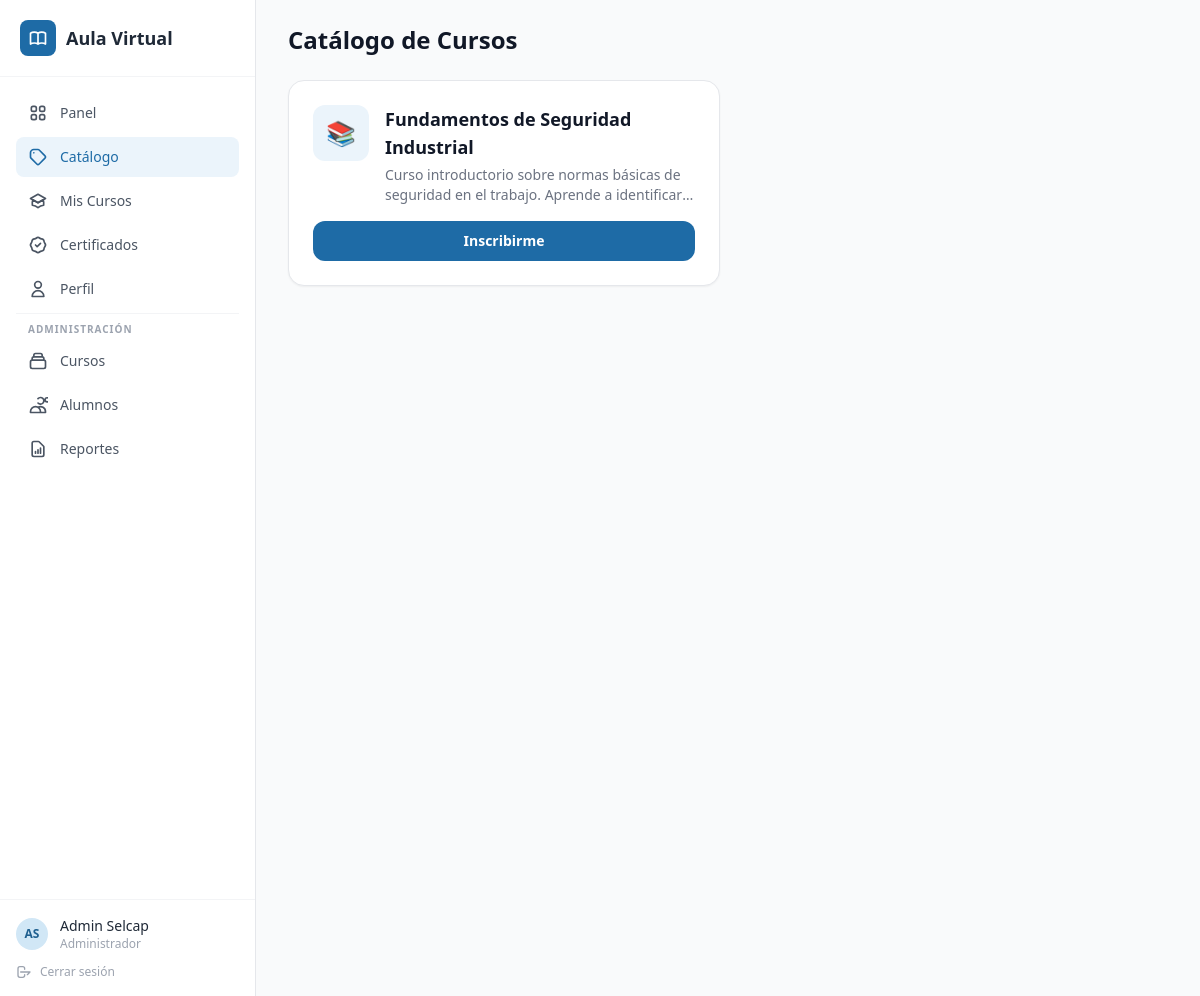
The app's page /catalogo.php (signed in) with its own data.
### tables this page shows
CREATE TABLE users (
    id INT AUTO_INCREMENT PRIMARY KEY,
    email VARCHAR(255) NOT NULL UNIQUE,
    password_hash VARCHAR(255) NOT NULL,
    first_name VARCHAR(100) NOT NULL,
    last_name VARCHAR(100) NOT NULL,
    role ENUM('admin','student') DEFAULT 'student',
    is_active TINYINT(1) DEFAULT 1,
    created_at TIMESTAMP DEFAULT CURRENT_TIMESTAMP
);

CREATE TABLE courses (
    id INT AUTO_INCREMENT PRIMARY KEY,
    title VARCHAR(255) NOT NULL,
    description TEXT,
    thumbnail_url VARCHAR(500),
    sku VARCHAR(100) UNIQUE,
    is_sequential TINYINT(1) DEFAULT 0,
    passing_grade INT DEFAULT 70,
    status ENUM('draft','published','archived') DEFAULT 'published',
    created_at TIMESTAMP DEFAULT CURRENT_TIMESTAMP
);

### includes/auth.php (called while the page is built, shortened)
<?php
require_once __DIR__ . '/config.php';
function isLoggedIn(): bool {
    return isset($_SESSION['user_id']);
}
function currentUser(): ?array {
    try {
        $stmt = db()->prepare('SELECT id, email, first_name, last_name, role FROM users WHERE id = ? AND is_active = 1');
        $stmt->execute([$_SESSION['user_id']]);
        return $stmt->fetch() ?: null;
    } catch (PDOException $e) {
        return null;
    }
}

### includes/config.php (called while the page is built, shortened)
<?php
function db(): PDO {
    static $pdo = null;
    if ($pdo === null) {
        $dsn = sprintf('mysql:host=%s;dbname=%s;charset=%s', DB_HOST, DB_NAME, DB_CHARSET);
        $pdo = new PDO($dsn, DB_USER, DB_PASS, [
            PDO::ATTR_ERRMODE => PDO::ERRMODE_EXCEPTION,
            PDO::ATTR_DEFAULT_FETCH_MODE => PDO::FETCH_ASSOC,
            PDO::ATTR_EMULATE_PREPARES => false,
        ]);
    }
    return $pdo;
}

### catalogo.php (the view, shortened to what this page needs)
<?php
require_once __DIR__ . '/includes/auth.php';
$pdo = db();
$enrolledIds = [];
$coursesStmt = $pdo->prepare('SELECT * FROM courses WHERE status = "published" ORDER BY created_at DESC');
$coursesStmt->execute();
$courses = $coursesStmt->fetchAll();
$currentPage = 'catalogo';
require __DIR__ . '/includes/header.php';
?>
<h1 class="text-2xl font-extrabold text-gray-900 mb-6">Catálogo de Cursos</h1>
<?php if (empty($courses)): ?>
  <div class="bg-white rounded-2xl border-2 border-dashed border-gray-200 p-12 text-center text-gray-400">
    No hay cursos disponibles aún.
  </div>
<?php else: ?>
  <div class="grid grid-cols-1 md:grid-cols-2 gap-4">
    <?php foreach ($courses as $c): $enrolled = in_array($c['id'], $enrolledIds); ?>
      <div class="bg-white rounded-2xl shadow-sm border border-gray-200 p-6">
        <div class="flex items-start gap-4 mb-4">
          <div class="w-14 h-14 bg-selcap-50 rounded-xl flex items-center justify-center text-2xl shrink-0">📚</div>
          <div>
            <h2 class="font-bold text-gray-900 text-lg"><?= htmlspecialchars($c['title']) ?></h2>
            <p class="text-sm text-gray-500 mt-1 line-clamp-2"><?= strip_tags($c['description'] ?? '') ?></p>
          </div>
        </div>
        <?php if ($enrolled): ?>
          <a href="<?= BASE_URL ?>/curso.php?id=<?= $c['id'] ?>" class="block w-full text-center bg-selcap-600 hover:bg-selcap-700 text-white font-semibold py-2.5 rounded-xl transition-colors text-sm">
            Continuar curso →
          </a>
        <?php else: ?>
          <form method="POST" action="<?= BASE_URL ?>/enroll.php">
            <button type="submit" class="w-full bg-selcap-600 hover:bg-selcap-700 text-white font-semibold py-2.5 rounded-xl transition-colors text-sm">
              Inscribirme
            </button>
          </form>
        <?php endif; ?>
      </div>
    <?php endforeach; ?>
  </div>
<?php endif; ?>
<?php require __DIR__ . '/includes/footer.php'; ?>

### includes/header.php (shortened to what this page needs)
<?php
require_once __DIR__ . '/auth.php';
$user = currentUser();
$isAdmin = $user && $user['role'] === 'admin';
$currentPage = $currentPage ?? '';
?>
<!DOCTYPE html>
<html lang="es">
<head>
  <script src="https://cdn.tailwindcss.com"></script>
</head>
<body class="bg-neutral-50 min-h-screen">
<div class="flex min-h-screen">
  <aside class="w-64 bg-white border-r border-neutral-200 hidden lg:flex flex-col shrink-0">
    <div class="p-5 border-b border-neutral-100">
      <a href="<?= BASE_URL ?>/dashboard.php" class="flex items-center gap-2.5 no-underline">
        <div class="w-9 h-9 bg-primary-600 rounded-lg flex items-center justify-center">
        </div>
        <span class="font-bold text-neutral-800 text-lg">Aula Virtual</span>
      </a>
    </div>
    <nav class="flex-1 p-4 space-y-1">
      <a href="<?= BASE_URL ?>/dashboard.php" class="flex items-center gap-3 px-3 py-2.5 rounded-lg text-sm font-medium transition-colors
        <?= $currentPage === 'dashboard' ? 'bg-primary-50 text-primary-600' : 'text-neutral-600 hover:bg-neutral-100' ?>">
        Panel
      </a>
      <a href="<?= BASE_URL ?>/catalogo.php" class="flex items-center gap-3 px-3 py-2.5 rounded-lg text-sm font-medium transition-colors
        <?= $currentPage === 'catalogo' ? 'bg-primary-50 text-primary-600' : 'text-neutral-600 hover:bg-neutral-100' ?>">
        <svg class="w-5 h-5" fill="none" viewBox="0 0 24 24" stroke="currentColor"><path stroke-linecap="round" stroke-linejoin="round" stroke-width="2" d="M7 7h.01M7 3h5c.512 0 1.024.195 1.414.586l7 7a2 2 0 010 2.828l-7 7a2 2 0 01-2.828 0l-7-7A1.994 1.994 0 013 12V7a4 4 0 014-4z"/></svg>
        Catálogo
      </a>
      <a href="<?= BASE_URL ?>/mis-cursos.php" class="flex items-center gap-3 px-3 py-2.5 rounded-lg text-sm font-medium transition-colors
        <?= $currentPage === 'mis-cursos' ? 'bg-primary-50 text-primary-600' : 'text-neutral-600 hover:bg-neutral-100' ?>">
        Mis Cursos
      </a>
      <a href="<?= BASE_URL ?>/certificados.php" class="flex items-center gap-3 px-3 py-2.5 rounded-lg text-sm font-medium transition-colors
        <?= $currentPage === 'certificados' ? 'bg-primary-50 text-primary-600' : 'text-neutral-600 hover:bg-neutral-100' ?>">
        Certificados
      </a>
      <a href="<?= BASE_URL ?>/perfil.php" class="flex items-center gap-3 px-3 py-2.5 rounded-lg text-sm font-medium transition-colors
        <?= $currentPage === 'perfil' ? 'bg-primary-50 text-primary-600' : 'text-neutral-600 hover:bg-neutral-100' ?>">
        <svg class="w-5 h-5" fill="none" viewBox="0 0 24 24" stroke="currentColor"><path stroke-linecap="round" stroke-linejoin="round" stroke-width="2" d="M16 7a4 4 0 11-8 0 4 4 0 018 0zM12 14a7 7 0 00-7 7h14a7 7 0 00-7-7z"/></svg>
        Perfil
      </a>
      <?php if ($isAdmin): ?>
      <div class="border-t border-neutral-100 my-2 pt-2">
        <p class="px-3 text-[10px] text-neutral-400 mb-1 uppercase tracking-widest font-semibold">Administración</p>
      </div>
      <a href="<?= BASE_URL ?>/admin/courses.php" class="flex items-center gap-3 px-3 py-2.5 rounded-lg text-sm font-medium transition-colors
        <?= $currentPage === 'cursos' ? 'bg-primary-50 text-primary-600' : 'text-neutral-600 hover:bg-neutral-100' ?>">
        <svg class="w-5 h-5" fill="none" viewBox="0 0 24 24" stroke="currentColor"><path stroke-linecap="round" stroke-linejoin="round" stroke-width="2" d="M19 11H5m14 0a2 2 0 012 2v6a2 2 0 01-2 2H5a2 2 0 01-2-2v-6a2 2 0 012-2m14 0V9a2 2 0 00-2-2M5 11V9a2 2 0 012-2m0 0V5a2 2 0 012-2h6a2 2 0 012 2v2M7 7h10"/></svg>
        Cursos
      </a>
      <a href="<?= BASE_URL ?>/admin/alumnos.php" class="flex items-center gap-3 px-3 py-2.5 rounded-lg text-sm font-medium transition-colors
        <?= $currentPage === 'alumnos' ? 'bg-primary-50 text-primary-600' : 'text-neutral-600 hover:bg-neutral-100' ?>">
        <svg class="w-5 h-5" fill="none" viewBox="0 0 24 24" stroke="currentColor"><path stroke-linecap="round" stroke-linejoin="round" stroke-width="2" d="M12 4.354a4 4 0 110 5.292M15 21H3v-1a6 6 0 0112 0v1zm0 0h6v-1a6 6 0 00-9-5.197m13.5-9a2.5 2.5 0 11-5 0 2.5 2.5 0 015 0z"/></svg>
        Alumnos
      </a>
      <a href="<?= BASE_URL ?>/admin/reportes.php" class="flex items-center gap-3 px-3 py-2.5 rounded-lg text-sm font-medium transition-colors
        <?= $currentPage === 'reportes' ? 'bg-primary-50 text-primary-600' : 'text-neutral-600 hover:bg-neutral-100' ?>">
        <svg class="w-5 h-5" fill="none" viewBox="0 0 24 24" stroke="currentColor"><path stroke-linecap="round" stroke-linejoin="round" stroke-width="2" d="M9 17v-2m3 2v-4m3 4v-6m2 10H7a2 2 0 01-2-2V5a2 2 0 012-2h5.586a1 1 0 01.707.293l5.414 5.414a1 1 0 01.293.707V19a2 2 0 01-2 2z"/></svg>
        Reportes
      </a>
      <?php endif; ?>
    </nav>
    <div class="p-4 border-t border-neutral-100">
      <div class="flex items-center gap-3 mb-3">
        <div class="w-8 h-8 rounded-full bg-primary-100 flex items-center justify-center text-primary-700 font-bold text-xs">
          <?= strtoupper(substr($user['first_name'] ?? 'U', 0, 1) . substr($user['last_name'] ?? '', 0, 1)) ?>
        </div>
        <div class="min-w-0">
          <p class="text-sm font-medium text-neutral-800 truncate"><?= htmlspecialchars(($user['first_name'] ?? '') . ' ' . ($user['last_name'] ?? '')) ?></p>
          <p class="text-xs text-neutral-400"><?= $isAdmin ? 'Administrador' : 'Estudiante' ?></p>
        </div>
      </div>
      <a href="<?= BASE_URL ?>/logout.php" class="flex items-center gap-2 text-xs text-neutral-400 hover:text-red-500 transition-colors">
        <svg class="w-4 h-4" fill="none" viewBox="0 0 24 24" stroke="currentColor"><path stroke-linecap="round" stroke-linejoin="round" stroke-width="2" d="M17 16l4-4m0 0l-4 4m4-4H7m6 4v1a3 3 0 01-3 3H6a3 3 0 01-3-3V7a3 3 0 013-3h4a3 3 0 013 3v1"/></svg>
        Cerrar sesión
      </a>
    </div>
  </aside>
  <div class="flex-1 lg:ml-0 mt-14 lg:mt-0">
    <main class="max-w-5xl mx-auto px-4 lg:px-8 py-6">

### includes/header.php (style rules this page uses)
body { font-family: system-ui, -apple-system, sans-serif; }

### records on screen
users: first_name+last_name "AS", first_name+last_name "Admin Selcap"
courses: title "Fundamentos de Seguridad Industrial", description "Curso introductorio sobre normas básicas de seguridad en el trabajo. Aprende a…"
